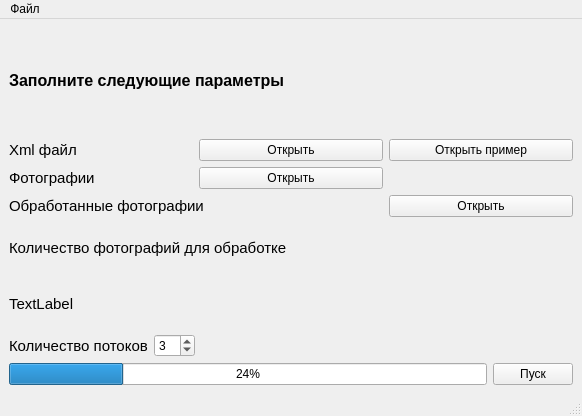
<?xml version="1.0" encoding="UTF-8"?>
<ui version="4.0">
 <class>MainWindow</class>
 <widget class="QMainWindow" name="MainWindow">
  <property name="geometry">
   <rect>
    <x>0</x>
    <y>0</y>
    <width>582</width>
    <height>416</height>
   </rect>
  </property>
  <property name="windowTitle">
   <string>Привязка GPS к фотографиям</string>
  </property>
  <widget class="QWidget" name="centralwidget">
   <layout class="QVBoxLayout" name="verticalLayout">
    <item>
     <widget class="QLabel" name="label_3">
      <property name="font">
       <font>
        <pointsize>12</pointsize>
        <weight>75</weight>
        <bold>true</bold>
       </font>
      </property>
      <property name="text">
       <string>Заполните следующие параметры</string>
      </property>
     </widget>
    </item>
    <item>
     <layout class="QGridLayout" name="gridLayout">
      <item row="0" column="0">
       <widget class="QLabel" name="label">
        <property name="font">
         <font>
          <pointsize>11</pointsize>
         </font>
        </property>
        <property name="text">
         <string>Xml файл</string>
        </property>
       </widget>
      </item>
      <item row="0" column="1">
       <widget class="QPushButton" name="pushButton">
        <property name="text">
         <string>Открыть</string>
        </property>
       </widget>
      </item>
      <item row="1" column="0">
       <widget class="QLabel" name="label_2">
        <property name="font">
         <font>
          <pointsize>11</pointsize>
         </font>
        </property>
        <property name="focusPolicy">
         <enum>Qt::NoFocus</enum>
        </property>
        <property name="text">
         <string>Фотографии</string>
        </property>
       </widget>
      </item>
      <item row="1" column="1">
       <widget class="QPushButton" name="pushButton_2">
        <property name="text">
         <string>Открыть</string>
        </property>
       </widget>
      </item>
      <item row="2" column="0" colspan="2">
       <widget class="QLabel" name="label_4">
        <property name="font">
         <font>
          <pointsize>11</pointsize>
         </font>
        </property>
        <property name="focusPolicy">
         <enum>Qt::NoFocus</enum>
        </property>
        <property name="text">
         <string>Обработанные фотографии</string>
        </property>
       </widget>
      </item>
      <item row="2" column="2">
       <widget class="QPushButton" name="pushButton_3">
        <property name="text">
         <string>Открыть</string>
        </property>
       </widget>
      </item>
      <item row="0" column="2">
       <widget class="QPushButton" name="pushButton_4">
        <property name="text">
         <string>Открыть пример</string>
        </property>
       </widget>
      </item>
     </layout>
    </item>
    <item>
     <layout class="QGridLayout" name="gridLayout_2">
      <item row="0" column="1">
       <widget class="QLabel" name="label_5">
        <property name="font">
         <font>
          <pointsize>11</pointsize>
         </font>
        </property>
        <property name="text">
         <string>Количество фотографий для обработке</string>
        </property>
       </widget>
      </item>
      <item row="1" column="1">
       <widget class="QLabel" name="label_6">
        <property name="font">
         <font>
          <pointsize>11</pointsize>
         </font>
        </property>
        <property name="text">
         <string>TextLabel</string>
        </property>
       </widget>
      </item>
     </layout>
    </item>
    <item>
     <layout class="QGridLayout" name="gridLayout_3">
      <item row="0" column="0">
       <widget class="QLabel" name="label_7">
        <property name="font">
         <font>
          <pointsize>11</pointsize>
         </font>
        </property>
        <property name="text">
         <string>Количество потоков</string>
        </property>
       </widget>
      </item>
      <item row="0" column="1">
       <widget class="QSpinBox" name="spinBox">
        <property name="value">
         <number>3</number>
        </property>
       </widget>
      </item>
      <item row="0" column="2">
       <spacer name="horizontalSpacer">
        <property name="orientation">
         <enum>Qt::Horizontal</enum>
        </property>
        <property name="sizeHint" stdset="0">
         <size>
          <width>13</width>
          <height>20</height>
         </size>
        </property>
       </spacer>
      </item>
     </layout>
    </item>
    <item>
     <layout class="QGridLayout" name="gridLayout_4">
      <item row="0" column="0">
       <widget class="QProgressBar" name="progressBar">
        <property name="value">
         <number>24</number>
        </property>
       </widget>
      </item>
      <item row="0" column="1">
       <widget class="QPushButton" name="pushButton_5">
        <property name="text">
         <string>Пуск</string>
        </property>
       </widget>
      </item>
     </layout>
    </item>
   </layout>
  </widget>
  <widget class="QMenuBar" name="menubar">
   <property name="geometry">
    <rect>
     <x>0</x>
     <y>0</y>
     <width>582</width>
     <height>21</height>
    </rect>
   </property>
   <widget class="QMenu" name="menu">
    <property name="title">
     <string>Файл</string>
    </property>
    <addaction name="action"/>
   </widget>
   <addaction name="menu"/>
  </widget>
  <widget class="QStatusBar" name="statusbar"/>
  <action name="action">
   <property name="text">
    <string>Выход</string>
   </property>
  </action>
 </widget>
 <resources/>
 <connections/>
</ui>
